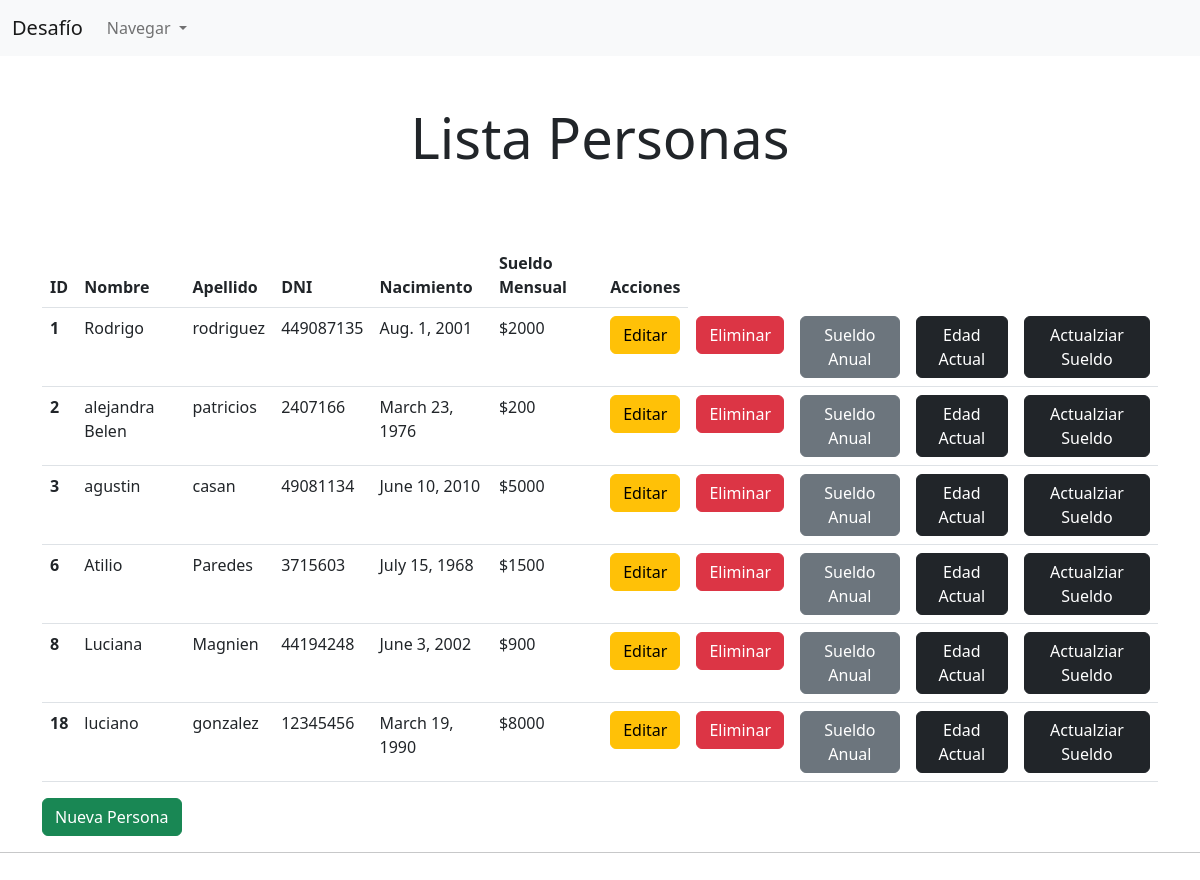
Before: / with the older database file.
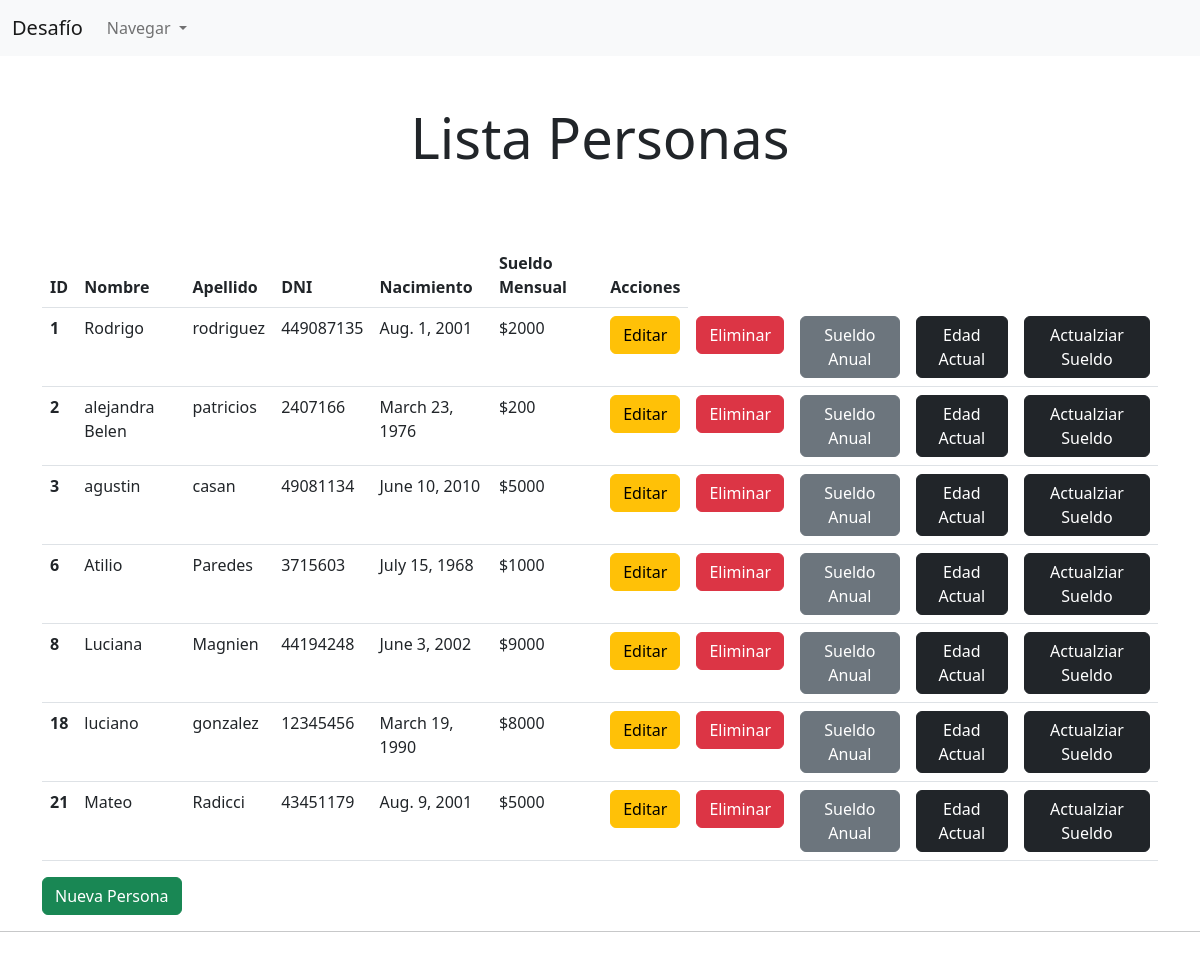
After: the same page with the newer database file.
### peliculas/models.py (models this page shows, shortened)
class tablaPersona(models.Model):
    nacimiento = models.DateField()
    nombre = models.CharField(max_length=155)
    apellido = models.CharField(max_length=155)
    dni = models.IntegerField()
    sueldo_mensual = models.IntegerField()

### peliculas/views.py (the view)
# urls.py: path('', personaView.listarPersona, name='listaPersonas'),
    def listarPersona(request):
        persona = tablaPersona.objects.all()
        return render(request, 'listaPersonas.html', {'personas':persona})

### peliculas/templates/listaPersonas.html (shortened to what this page needs)
{% extends 'base.html' %}
{% load crispy_forms_tags %}
{% block content %}
<br>
<h1 class="text-center display-4 my-4">Lista Personas</h1>
<br>
<br>
<div class="container">
    <table class="table">
        <thead>
            <tr>
                <th scope="col">ID</th>
                <th scope="col">Nombre</th>
                <th scope="col">Apellido</th>
                <th scope="col">DNI</th>
                <th scope="col">Nacimiento</th>
                <th scope="col">Sueldo Mensual</th>
                <th scope="col">Acciones</th>
            </tr>
        </thead>
        <tbody>
            {% for persona in personas%}
            <tr>
                <th scope="row"> {{ persona.id }} </th>
                <td> {{ persona.nombre }} </td>
                <td> {{ persona.apellido }} </td>
                <td> {{ persona.dni }} </td>
                <td> {{ persona.nacimiento }} </td>
                <td> ${{ persona.sueldo_mensual }} </td>
                <td> <a class="btn btn-warning" href="{% url 'editar' persona.id%}">Editar</a> </td>
                <td> <a class="btn btn-danger" href="{% url 'eliminar' persona.id %}">Eliminar</a> </td>
                <td> <a href="{% url 'anual' persona.sueldo_mensual %}" class="btn btn-secondary">Sueldo Anual</a> </td>
                <td> <a href="{% url 'edadActual' persona.nacimiento.year %}" class="btn btn-dark">Edad Actual</a></td>
                <td> <a href="{% url 'actualizarSueldo' persona.sueldo_mensual %}" class="btn btn-dark">Actualziar Sueldo</a></td>
            </tr>
            {% endfor %}
        </tbody>
    </table>
    <a class="btn btn-success" href="{% url 'registrar' %}">Nueva Persona</a>
</div>
<hr>
<br>
{% endblock %}

Changed rows visible on the page:
changed tablaPersona "Atilio": sueldo_mensual "1500" → "1000"
changed tablaPersona "Luciana": sueldo_mensual "900" → "9000"
added tablaPersona: id "21", nombre "Mateo", apellido "Radicci", dni "43451179", nacimiento "Aug. 9, 2001", sueldo_mensual "5000"
